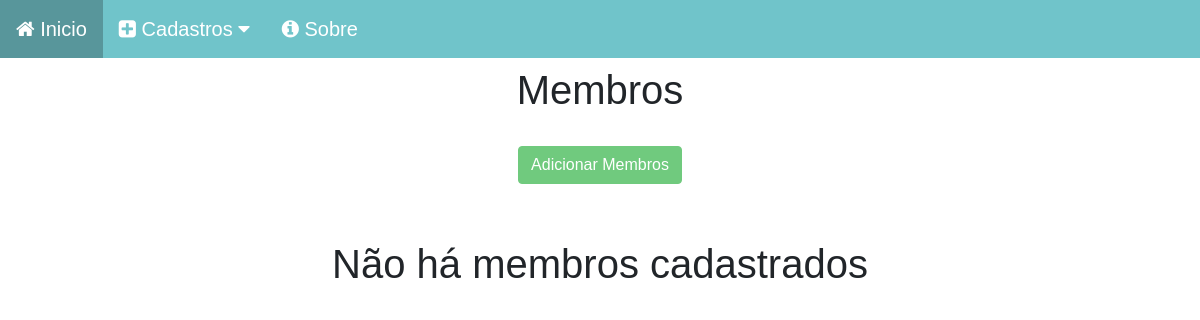
/membros/, run on an earlier commit of the app's database.
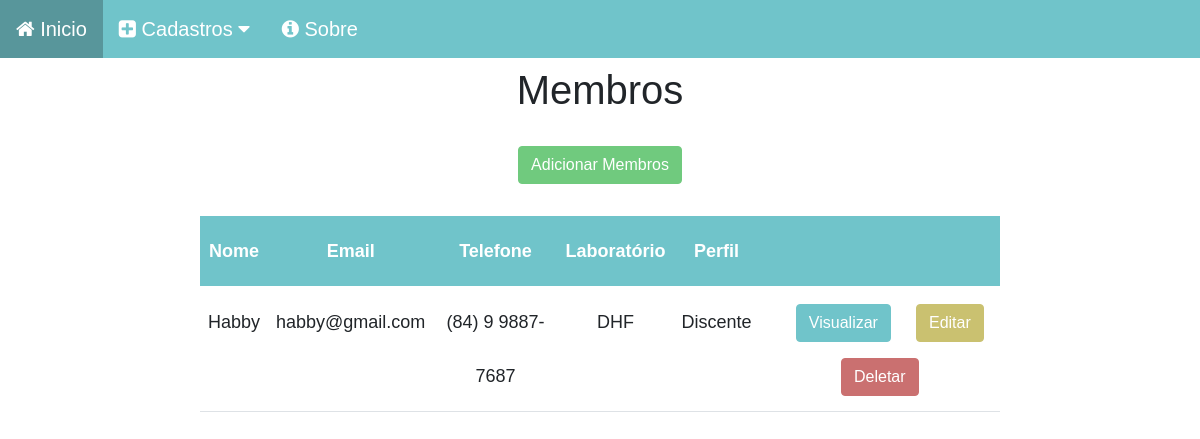
And on a later commit of the database.
### membros_app/models.py (models this page shows, shortened)
class Membro(models.Model):
    nome = models.CharField(max_length=60)
    email = models.CharField(max_length=30)
    telefone = models.CharField(max_length=20)
    laboratorio = models.ForeignKey(to='laboratorio_app.Lab', on_delete=models.CASCADE,null=True, blank=True)
    membro_perfil = models.ForeignKey(Perfil, on_delete=models.CASCADE, null=True, blank=True)

class Perfil(models.Model):
    titulo = models.CharField(max_length=50)
    def __str__(self):
        return self.titulo

### laboratorio_app/models.py (models this page shows)
class Lab(models.Model):
    descricao = models.CharField(max_length=60)
    nome = models.CharField(max_length=60)
    coordenador = models.ForeignKey(Membro,on_delete=models.SET_NULL, related_name='coordenador', null=True, blank=True)
    vice_coordenador = models.ForeignKey(Membro, on_delete=models.SET_NULL, related_name='vice_coordenador', null=True, blank=True)
    def __str__(self):
        return self.nome

### membros_app/views.py (the view)
# urls.py: path('', views.listar_membros, name = 'listar_membros'),
def listar_membros(request):
    membros = Membro.objects.all()
    return render(request, 'membro_list.html', {'membros': membros})

### membros_app/templates/membro_list.html (shortened to what this page needs)
{% extends 'base.html' %}
{% load static %}
{% block content %}
    <div class='col-8 m-auto pt-2 pb-2 text-center'>
        <h1>Membros</h1>
    </div>
    <div class='col-8 m-auto pt-3 pb-2 text-center'>
        <a href="{% url 'cadastrar_membro' %}" class="btn btn-add">Adicionar Membros</a>
    </div>
    {% if membros %}
    <div class='col-8 m-auto pt-4 pb-2 text-center'>
        <table class="table">
            <thead class="thead-dark">
              <tr>
                <th scope="col">Nome</th>
                <th scope="col">Email</th>
                <th scope="col">Telefone</th>
                <th scope="col">Laboratório</th>
                <th scope="col">Perfil</th>
                <th scope="col"></th>
              </tr>
            </thead>
            <tbody>
                {% for membro in membros %}
                    <tr>
                        <td>{{membro.nome}}</td>
                        <td>{{membro.email}}</td>
                        <td>{{membro.telefone}}</td>
                        <td>{{membro.laboratorio}}</td>
                        <td>{{membro.membro_perfil}}</td>
                        <td>
                            <a href="{% url 'visualizar_membro' membro.id %}" class="btn btn-view">Visualizar</a>
                            <a href="{% url 'editar_membro' membro.id %}" class="btn btn-edit">Editar</a>
                            <form method="post" action="{% url 'excluir_membro' membro.id %}" class="btn">
                                <button type="submit" class="btn btn-delete">
                                    Deletar
                                </button>
                            </form>
                        </td>
                    </tr>
                {% endfor %}
            </tbody>
        </table>
    </div>
    {% else %}
    <h1 class ='text-center mt-5'>
        Não há membros cadastrados
    </h1>
    {% endif %}
{% endblock content %}

What changed in the data, as far as the page shows it:
added Membro: nome "Habby", email "habby@gmail.com", telefone "(84) 9 9887-7687", laboratorio "DHF", membro_perfil "Discente"
Also different on the page:
text no longer shown: "Não há membros cadastrados"
text now shown: "Nome Email Telefone Laboratório Perfil"
